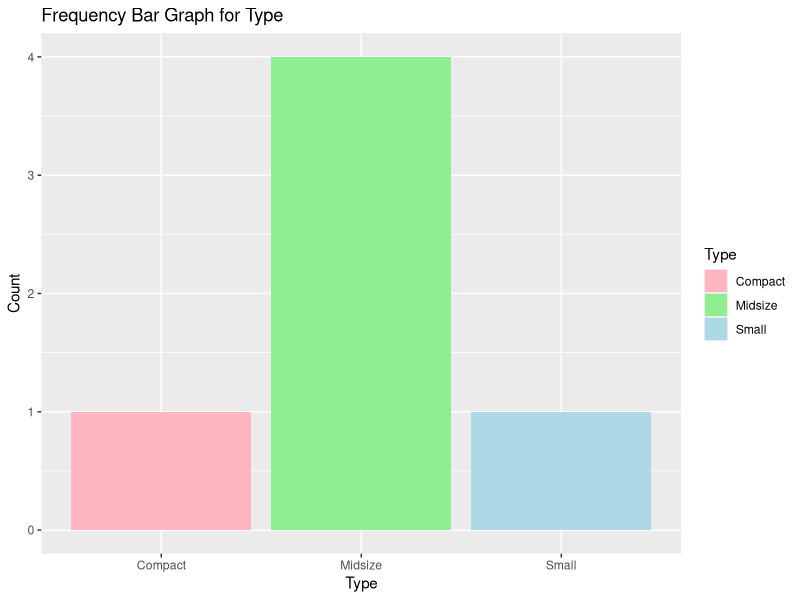
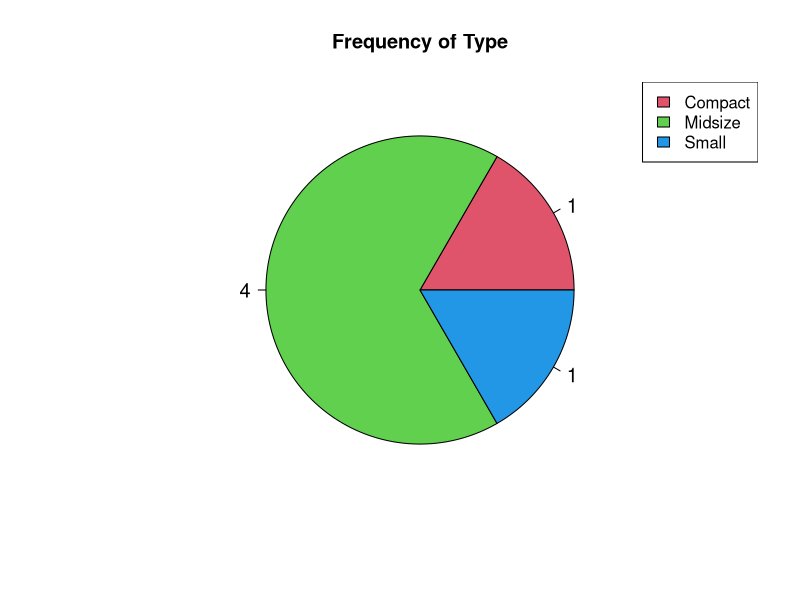

The R source for these figures, in order:
## ---- chunk 1
# Your code goes here
## ---- chunk 2
library(MASS)
data(Cars93)
## ---- chunk 3
head(Cars93)
## ---- chunk 4
data <- data.frame(
  Manufacturer = c("Acura", "Acura", "Audi", "Audi", "BMW", "Buick"),
  Model = c("Integra", "Legend", "90", "100", "535i", "Century"),
  Type = c("Small", "Midsize", "Compact", "Midsize", "Midsize", "Midsize"),
  Min.Price = c(12.9, 29.2, 25.9, 30.8, 23.7, 14.2),
  Price = c(15.9, 33.9, 29.1, 37.7, 30.0, 15.7)
)
freq_table = table(data$Type)
freq_table <- round(freq_table, 3)
freq_table

relative_freq_table <- prop.table(freq_table)*100
relative_freq_table <- round(relative_freq_table, 3)
relative_freq_table
## ---- chunk 5
library(ggplot2)
bargraph <- ggplot(data = data.frame(Type = names(freq_table), Count = as.vector(freq_table)), aes(x = Type, y = Count, fill = Type)) + 
                     geom_bar(stat = "identity") +
                     labs(title = "Frequency Bar Graph for Type", x = "Type", y = "Count") + scale_fill_manual(values = c("lightpink",                                                          "lightgreen",                                                          "lightblue"))
bargraph

## ---- chunk 6
piechart <- pie(freq_table, labels = freq_table, main = "Frequency of Type", col = c(2,3,4), cex=1.2)
legend("topright", legend = names(freq_table), fill = c(2,3,4))
piechart
## ---- chunk 7

## ---- chunk 8

## ---- chunk 9

## ---- chunk 10

## ---- chunk 11

## ---- chunk 12

## ---- chunk 13
